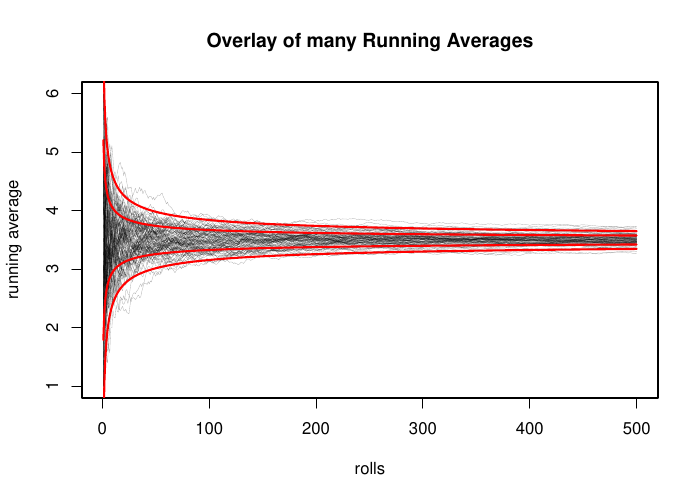

Recreate this plot in R.

alp = 0.3
end = 500

pdf('running_die_overlay.pdf',width=7,height=5)

for(j in 1:100)
{
    means = c()
    rolls = c()
    for(i in 1:end)
    {
        rolls = c(rolls,sample(1:6,1))
        means = c(means,mean(rolls))
    }
    if(j==1){plot(1:end, means, lwd=0.3, type='l', ylim=c(1,6), xlab='rolls', ylab='running average', main='Overlay of many Running Averages', col=rgb(0,0,0,alpha=alp))}
    else{lines(1:end, means, lwd=0.3, col=rgb(0,0,0,alpha=alp))}
}

n = end
sd = 1.707825
p = 3.5

xs = 1:n
UB = p+sd/sqrt(xs)
LB = p-sd/sqrt(xs)
dUB = p+2*sd/sqrt(xs)
dLB = p-2*sd/sqrt(xs)

lines(1:n, UB, lwd=2, col=rgb(1,0,0,alpha=1))
lines(1:n, LB, lwd=2, col=rgb(1,0,0,alpha=1))
lines(1:n, dUB, lwd=2, col=rgb(1,0,0,alpha=1))
lines(1:n, dLB, lwd=2, col=rgb(1,0,0,alpha=1))

dev.off()
